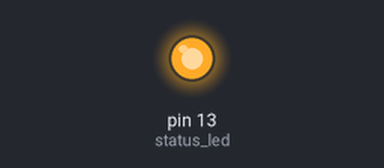
Bench run of a sketch on a simulated Arduino Uno, built with avr-gcc and run on an emulated ATmega328P. Parts: output pins drawn as LEDs (lit = HIGH). What the sketch prints to the serial monitor is not drawn.

Above: at 0.1 s.
Timing chart, 0 to 1.6 s (numbered marks = the images above):
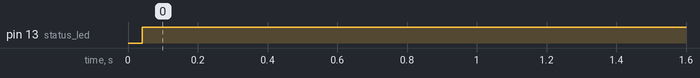

Measured:
- by itself, pin 13 (status_led): LOW → HIGH at 0.04 s

The sketch:

BehaviorTree.ino
```cpp
/*
 Name:		BehaviorTree.ino
 Created:	1/1/2017 12:04:56 PM
 Author:	Michael Gonzalez
 Editor:	http://www.visualmicro.com
*/

#include "DelayTimer.h"
#include "BehaviorTree.h"

NodeList selectionList;
SelectorNode * firstSelector;
RootNode * root;
// the setup function runs once when you press reset or power the board
const int status_led = 13;
void setup() {
	auto f = []() -> int { return 42;  };
	auto n = new ConditionNode([]() -> bool { return true;  });
	selectionList =
	MAKE_NODE_LIST(2) //new BehaviorNode*[3]
	{
		new ConditionNode(foo),
		new ConditionNode(bar)
	};
	firstSelector = new SelectorNode(selectionList, 3);
	root = new RootNode(firstSelector);
	Serial.begin(9600);
	pinMode(status_led,  OUTPUT);
}

// the loop function runs over and over again until power down or reset
void loop() {
	root->tick();
}

bool foo() {
	Serial.println("Inside foo!");
	digitalWrite(status_led, LOW);
	return false;
}
bool bar() {
	digitalWrite(status_led, HIGH);
	Serial.println("Inside bar!");
	return true;
}
```

ActionNode.cpp
```cpp
//
//
//

#include "ActionNode.h"

ActionNode::ActionNode(uint8_t(*func)(uint8_t state))
{
	this->c_like_func = func;
	this->state = 0;
}

uint8_t ActionNode::tick()
{
	this->state = this->c_like_func(this->state);
	return ( this->state == 0 ? BEHAVIOR_SUCCESS : BEHAVIOR_RUNNING );
}
```

ActionNode.h
```cpp
// ActionNode.h

#ifndef _ACTIONNODE_h
#define _ACTIONNODE_h
#include "BehaviorNode.h"

#if defined(ARDUINO) && ARDUINO >= 100
	#include "arduino.h"
#else
	#include "WProgram.h"
#endif

class ActionNode : public BehaviorNode {
public:
	ActionNode(uint8_t(*func)(uint8_t state));
	uint8_t tick();
private:
	uint8_t (*c_like_func)(uint8_t);
	uint8_t state;
};


#endif
```

BehaviorNode.cpp
```cpp
//
//
//

#include "BehaviorNode.h"
```

BehaviorNode.h
```cpp
// BehaviorNode.h

#ifndef _BEHAVIORNODE_h
#define _BEHAVIORNODE_h

#define BEHAVIOR_SUCCESS 1
#define BEHAVIOR_FAILED 0
#define BEHAVIOR_RUNNING 2

#if defined(ARDUINO) && ARDUINO >= 100
	#include "arduino.h"
#else
	#include "WProgram.h"
#endif

class BehaviorNode {
public:
	virtual uint8_t tick() = 0;
};
typedef BehaviorNode** NodeList;

#endif
```

BehaviorTree.h
```cpp
/*
 Name:		BehaviorTreeLib.h
 Created:	1/1/2017 12:04:56 PM
 Editor:	http://www.visualmicro.com
*/

#ifndef _BehaviorTreeLib_h
#define _BehaviorTreeLib_h

#if defined(ARDUINO) && ARDUINO >= 100
	#include "arduino.h"
#else
	#include "WProgram.h"
#endif
#include "ActionNode.h"
#include "ParallelNode.h"
#include "SequenceNode.h"
#include "RootNode.h"
#include "SelectorNode.h"
#include "InternalNode.h"
#include "BehaviorNode.h"
#include "DelayTimer.h"
#include "ConditionNode.h"
#include "InverterNode.h"

#endif
```

ConditionNode.cpp
```cpp

```

ConditionNode.h
```cpp
// ConditionNode.h

#ifndef _CONDITIONNODE_h
#define _CONDITIONNODE_h
#include "BehaviorNode.h"


#if defined(ARDUINO) && ARDUINO >= 100
	#include "arduino.h"
#else
	#include "WProgram.h"
#endif
class ConditionNode : public BehaviorNode {
public:
	ConditionNode(bool(*func)());
	uint8_t tick();
private:
	bool(*c_like_func)();
};
uint8_t ConditionNode::tick()
{
	return c_like_func();
}
ConditionNode::ConditionNode(bool(*func)())
{
	this->c_like_func = func;
};


#endif
```

DelayTimer.cpp
```cpp
//
//
//

#include "DelayTimer.h"


DelayTimer::DelayTimer(long delay_time)
{
	this->delay_time = delay_time;
	this->start_time = -1;
}

bool DelayTimer::delay()
{
	if (start_time < 0) {
		start_time = (RootNode::current_time / delay_time) * delay_time;
		return false;
	}
	if (RootNode::current_time - start_time > delay_time) {
		start_time = -1;
		return true;
	}
	return false;
}
```

DelayTimer.h
```cpp
// DelayTimer.h

#ifndef _DELAYTIMER_h
#define _DELAYTIMER_h

#if defined(ARDUINO) && ARDUINO >= 100
	#include "arduino.h"
#else
	#include "WProgram.h"
#endif

#include "RootNode.h"
class DelayTimer {
public:
	DelayTimer(long delay_time);
	bool delay();
private:
	long delay_time, start_time;
};


#endif
```

InternalNode.cpp
```cpp
//
//
//

#include "InternalNode.h"

InternalNode::InternalNode(NodeList children, int numberOfChildren)
{
	this->children = children;
	this->numberOfChildren = numberOfChildren;
}
```

InternalNode.h
```cpp
// InternalNode.h

#ifndef _INTERNALNODE_h
#define _INTERNALNODE_h

#include "BehaviorNode.h"
#if defined(ARDUINO) && ARDUINO >= 100
	#include "arduino.h"
#else
	#include "WProgram.h"
#endif

class InternalNode : public BehaviorNode {
public:
	InternalNode(NodeList children, int numberOfChildren);

protected:
	NodeList children;
	int numberOfChildren;
};
#endif
```

InverterNode.cpp
```cpp
#include "InverterNode.h"

InverterNode::InverterNode(BehaviorNode * child)
{
	this->child = child;
}

uint8_t InverterNode::tick()
{
	uint8_t rv = child->tick();
	if (rv == BEHAVIOR_SUCCESS)
		rv = BEHAVIOR_FAILED;
	else if(rv == BEHAVIOR_FAILED)
		rv = BEHAVIOR_SUCCESS;
	return rv;
}
```

InverterNode.h
```cpp
// InverterNode.h

#ifndef _INVERTERNODE_h
#define _INVERTERNODE_h
#include "BehaviorNode.h"

#if defined(ARDUINO) && ARDUINO >= 100
	#include "arduino.h"
#else
	#include "WProgram.h"
#endif


class InverterNode : public BehaviorNode {
public:
	InverterNode(BehaviorNode * child);
	uint8_t tick();
private:
	BehaviorNode * child;

};


#endif
```

ParallelNode.cpp
```cpp
//
//
//

#include "ParallelNode.h"

uint8_t ParallelNode::tick()
{
	// TODO: Implement state within tick
	for (int i = 0; i < numberOfChildren; i++) {
		children[i]->tick();
	}
	return BEHAVIOR_SUCCESS;
}
```

ParallelNode.h
```cpp
// ParallelNode.h

#ifndef _PARALLELNODE_h
#define _PARALLELNODE_h

#if defined(ARDUINO) && ARDUINO >= 100
	#include "arduino.h"
#else
	#include "WProgram.h"
#endif

#include "InternalNode.h"
class ParallelNode: public InternalNode {
public:
	ParallelNode(NodeList children, int numberOfChildren) :
			     InternalNode(children, numberOfChildren) {};
	uint8_t tick();
};


#endif
```

RootNode.cpp
```cpp
//
//
//

#include "RootNode.h"
long RootNode::current_time = 0;

RootNode::RootNode(BehaviorNode * child)
{
	this->child = child;
}

uint8_t RootNode::tick()
{
    current_time = millis();
	return this->child->tick();
}
```

RootNode.h
```cpp
// RootNode.h

#ifndef _ROOTNODE_h
#define _ROOTNODE_h
#include "BehaviorNode.h"
#if defined(ARDUINO) && ARDUINO >= 100
	#include "arduino.h"
#else
	#include "WProgram.h"
#endif

#define MAKE_NODE_LIST(size) new BehaviorNode*[size]

class RootNode : BehaviorNode {
public:
    static long current_time;
	RootNode(BehaviorNode * child);
	uint8_t tick();
private:
	BehaviorNode * child;
};
#endif
```

SelectorNode.cpp
```cpp
//
//
//

#include "SelectorNode.h"

uint8_t SelectorNode::tick()
{
	uint8_t state;
	// TODO: Implement state within tick
	for (int i = 0; i < numberOfChildren; i++) {
		state = children[i]->tick();
		if (state == BEHAVIOR_SUCCESS || state == BEHAVIOR_RUNNING)
			return state;
	}
	return BEHAVIOR_FAILED;
}
```

SelectorNode.h
```cpp
// SelectorNode.h

#ifndef _SELECTORNODE_h
#define _SELECTORNODE_h
#include "InternalNode.h"

#if defined(ARDUINO) && ARDUINO >= 100
	#include "arduino.h"
#else
	#include "WProgram.h"
#endif
class SelectorNode : public InternalNode {
public:
	SelectorNode(NodeList children, int numberOfChildren) :
			     InternalNode(children, numberOfChildren) {};
	uint8_t tick();
};

#endif
```

SequenceNode.cpp
```cpp
//
//
//

#include "SequenceNode.h"

uint8_t SequenceNode::tick()
{
	uint8_t state;
	// TODO: Implement state within tick
	for (int i = 0; i < numberOfChildren; i++) {
		state = children[i]->tick();
		if (state == BEHAVIOR_FAILED || state == BEHAVIOR_RUNNING)
			return state;
	}
	return BEHAVIOR_SUCCESS;
}
```

SequenceNode.h
```cpp
// SequenceNode.h

#ifndef _SEQUENCENODE_h
#define _SEQUENCENODE_h

#if defined(ARDUINO) && ARDUINO >= 100
	#include "arduino.h"
#else
	#include "WProgram.h"
#endif

#include "InternalNode.h"
class SequenceNode: public InternalNode {
public:
	SequenceNode(NodeList children, int numberOfChildren) :
			     InternalNode(children, numberOfChildren) {};
	uint8_t tick();
};

#endif
```
